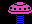

This is a level from a 2D game, rendered from its Tiled map with the project's own tilesets. A one-line summary and the complete map file follow:
An orthogonal 4x3 tile map with 8x8 px tiles, 1 tile layer (Tile Layer 1).

<map version="1.2" tiledversion="1.3.2" orientation="orthogonal" renderorder="right-down" compressionlevel="0" width="4" height="3" tilewidth="8" tileheight="8" infinite="0" nextlayerid="2" nextobjectid="1">
 <tileset firstgid="1" name="tech-tiles" tilewidth="8" tileheight="8" tilecount="256" columns="16">
  <image source="water-tiles.png" width="128" height="128" />
 </tileset>
 <layer id="1" name="Tile Layer 1" width="4" height="3">
  <data encoding="csv">
1,59,60,61,
1,75,76,77,
1,91,92,93
</data>
 </layer>
</map>
